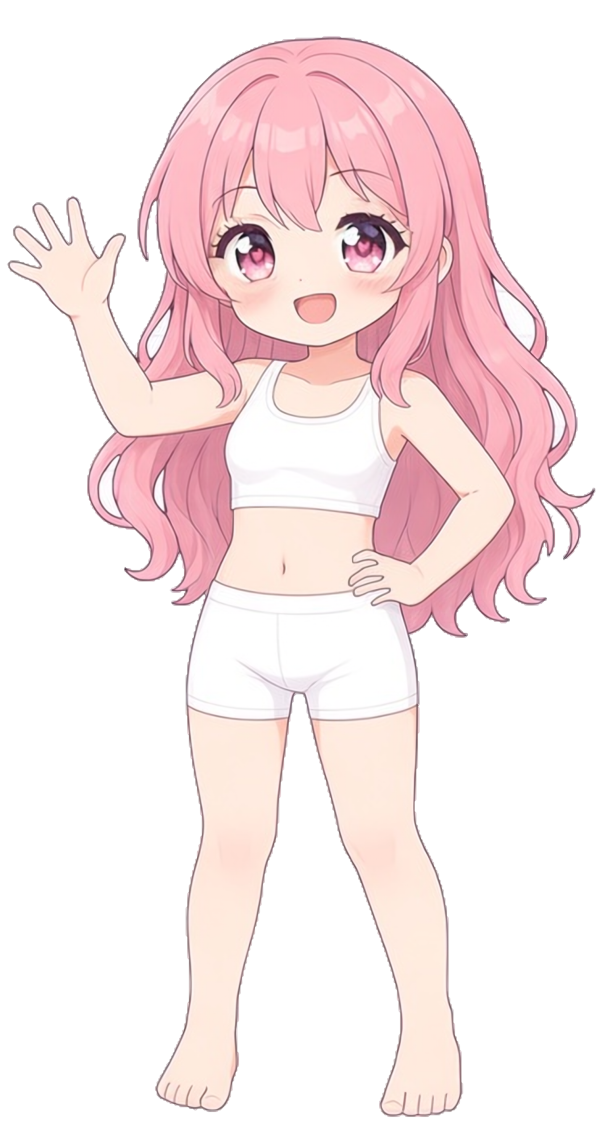
#> input picture sticker/x4/siha-body-v2.png, 1200 x 2280 px, found by its file name (shown at 1/2 size)
$ python generate-icons.py
#> lines starting #> are read from the running program, lines starting #| are printed output that depends on the picture
#!/usr/bin/env python3
"""기존 시하 그림에서 앱 아이콘만 새로 만든다. 원본 PNG는 읽기만 하고 수정하지 않는다."""

from pathlib import Path

from PIL import Image

ROOT = Path(__file__).resolve().parents[1]
# 머리·손까지 한 장으로 보이는 v2 전신. 원본은 건드리지 않는다.
SRC = ROOT / "public/sticker/x4/siha-body-v2.png"
OUT = ROOT / "public/icons"

BG_ANY = (243, 228, 210, 255)  # #f3e4d2
BG_MASK = (255, 143, 184, 255)  # #ff8fb8


def head_crop(im: Image.Image) -> Image.Image:
    bbox = im.getbbox()
#> bbox = (13, 71, 1192, 2235)
    if not bbox:
        raise SystemExit("원본 그림에서 불투명 영역을 찾지 못했습니다.")
    char = im.crop(bbox)
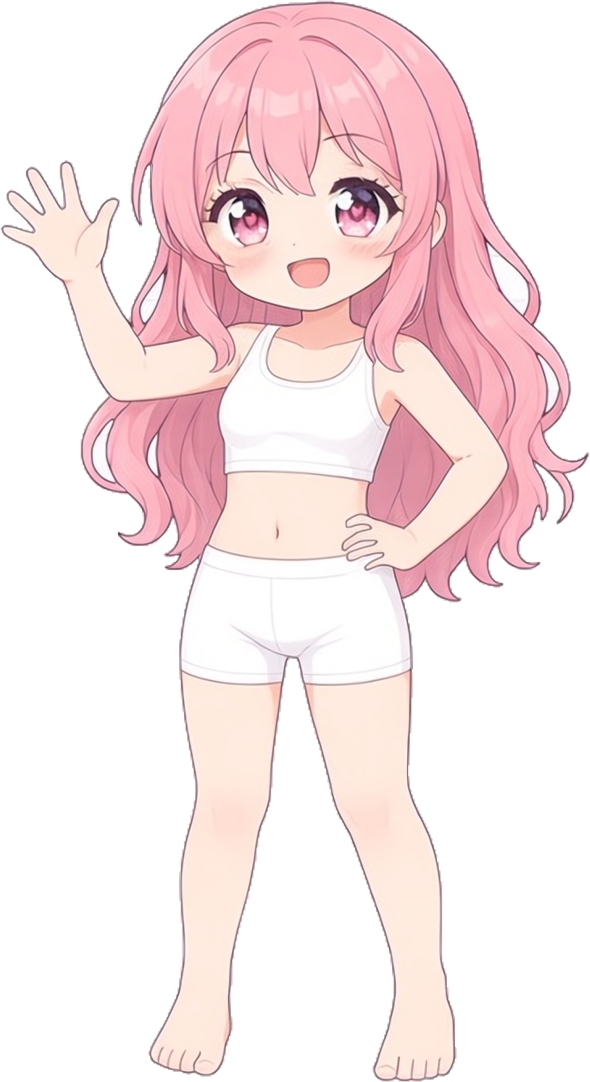
#> char: PIL image 1179x2164 RGBA (shown at 1/2 size); mean R, G, B, A 115.5, 97.3, 98, 122; transparent parts drawn white
    w, h = char.size
#> w = 1179; h = 2164
    # 얼굴·손 위주 정사각형. 가로 전체를 넣고 위쪽만 자른다.
    cut = min(h, int(w * 1.06))
#> cut = 1249
    return char.crop((0, 0, w, cut))
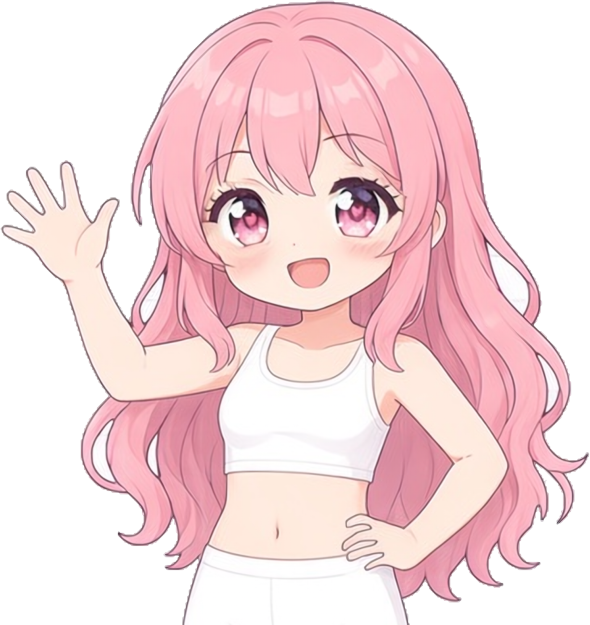
#> returned value: PIL image 1179x1249 RGBA (shown at 1/2 size); mean R, G, B, A 151.6, 123.7, 126.4, 161.8; transparent parts drawn white


def fit_square(src: Image.Image, size: int, bg: tuple[int, int, int, int], pad_ratio: float) -> Image.Image:
    canvas = Image.new("RGBA", (size, size), bg)
    pad = int(size * pad_ratio)
    inner = max(1, size - pad * 2)
    sw, sh = src.size
    scale = min(inner / sw, inner / sh)
    nw, nh = max(1, int(sw * scale)), max(1, int(sh * scale))
    resized = src.resize((nw, nh), Image.Resampling.LANCZOS)
    x = (size - nw) // 2
    y = (size - nh) // 2
    canvas.alpha_composite(resized, (x, y))
    return canvas.convert("RGBA")


def main() -> None:
    if not SRC.is_file():
        raise SystemExit(f"원본 그림이 없습니다: {SRC}")
    OUT.mkdir(parents=True, exist_ok=True)
    head = head_crop(Image.open(SRC).convert("RGBA"))
    jobs = [
        ("icon-192.png", 192, BG_ANY, 0.10),
        ("icon-512.png", 512, BG_ANY, 0.10),
        ("icon-192-maskable.png", 192, BG_MASK, 0.20),
        ("icon-512-maskable.png", 512, BG_MASK, 0.20),
        ("apple-touch-icon.png", 180, BG_ANY, 0.10),
    ]
    for name, size, bg, pad in jobs:
        dest = OUT / name
        fit_square(head, size, bg, pad).save(dest, "PNG", optimize=True)
        print(f"{dest.relative_to(ROOT)} {size}x{size}")
#> this loop made 5 passes
#> pass 1, in fit_square, `canvas = Image.new("RGBA", (size, size), bg)`:
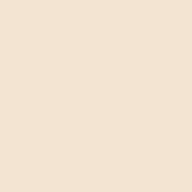
#> canvas: PIL image 192x192 RGBA; mean R, G, B, A 243, 228, 210, 255
#> pass 1, in fit_square, `resized = src.resize((nw, nh), Image.Resampling.LANCZOS)`:
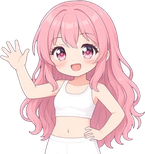
#> resized: PIL image 145x154 RGBA; mean R, G, B, A 158.1, 129.3, 132.4, 161.8; transparent parts drawn white
#> pass 1, in main, `fit_square(head, size, bg, pad).save(dest, "PNG", optimize=True)`:
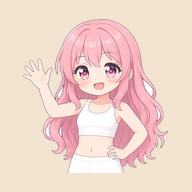
#> saved as icon-192.png: PIL image 192x192 RGBA; mean R, G, B, A 241, 215, 205.6, 255


if __name__ == "__main__":
    main()

$ run again, with sticker/x4/bag_basket_picnic-0.png copied over sticker/x4/siha-body-v2.png
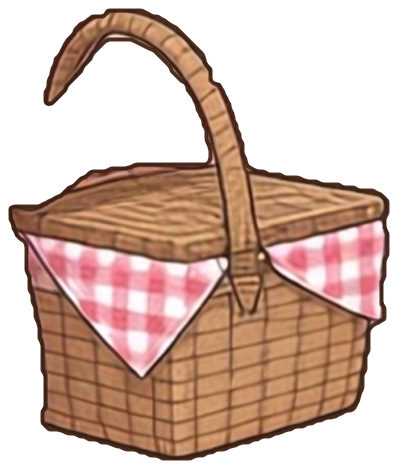
#> input picture sticker/x4/bag_basket_picnic-0.png, 398 x 469 px, found by its file name
#> bbox = (8, 8, 390, 461)
#> the loop in main, `for name, size, bg, pad in jobs:` made 5 passes
#> pass 1, in fit_square, `resized = src.resize((nw, nh), Image.Resampling.LANCZOS)`:
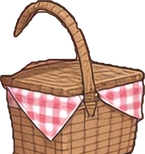
#> resized: PIL image 145x154 RGBA; mean R, G, B, A 108.2, 76.3, 62.7, 152.7; transparent parts drawn white
#> pass 1, in main, `fit_square(head, size, bg, pad).save(dest, "PNG", optimize=True)`:
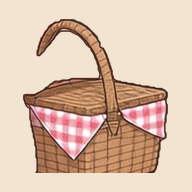
#> saved as icon-192.png: PIL image 192x192 RGBA; mean R, G, B, A 218.8, 190.8, 171.5, 255

$ run again, with sticker/x4/bag_crossbody_strawberry-0.png copied over sticker/x4/siha-body-v2.png
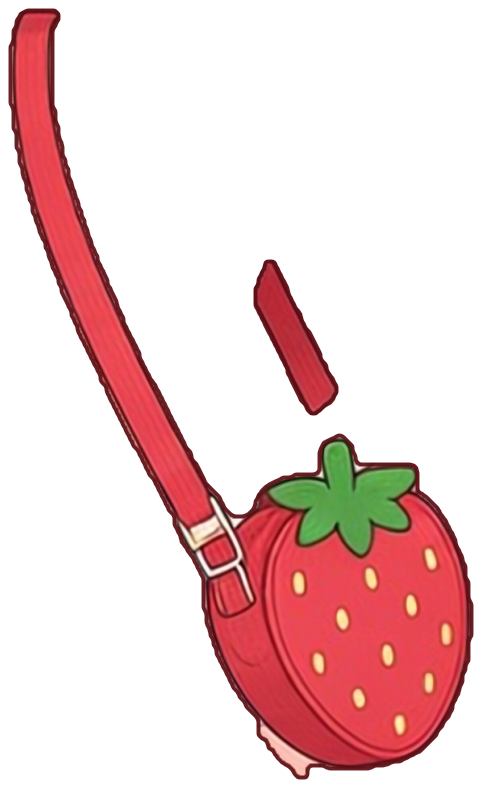
#> input picture sticker/x4/bag_crossbody_strawberry-0.png, 482 x 788 px, found by its file name
#> bbox = (8, 8, 474, 780)
#> the loop in main, `for name, size, bg, pad in jobs:` made 5 passes
#> pass 1, in fit_square, `resized = src.resize((nw, nh), Image.Resampling.LANCZOS)`:
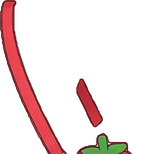
#> resized: PIL image 145x154 RGBA; mean R, G, B, A 31.8, 11.5, 11.5, 41.5; transparent parts drawn white
#> pass 1, in main, `fit_square(head, size, bg, pad).save(dest, "PNG", optimize=True)`:
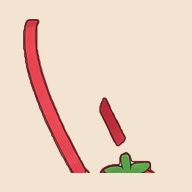
#> saved as icon-192.png: PIL image 192x192 RGBA; mean R, G, B, A 236, 212.1, 195.7, 255
